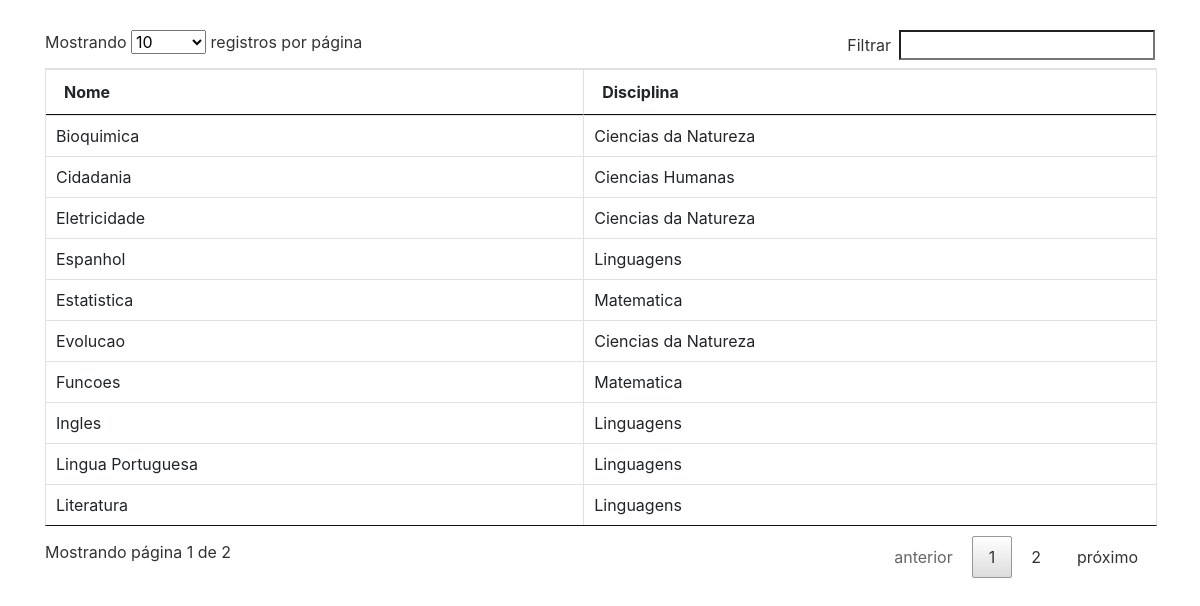
/listagem-assunto.php, run on the app's committed database.
### tables this page shows
CREATE TABLE IF NOT EXISTS `assunto` (
  `id` int(11) NOT NULL AUTO_INCREMENT,
  `nome` varchar(20) DEFAULT NULL,
  `disciplina` varchar(30) NOT NULL,
  PRIMARY KEY (`id`)
);

### listagem-assunto.php (the view, shortened to what this page needs)
<?php
    require_once 'conexao.php';
?>
<!DOCTYPE html>
<html lang="pt-br">
<head>
    <link rel="stylesheet" href="css/bootstrap.min.css">
    <link rel="stylesheet" href="css/datatable.css">
    <link rel="stylesheet" href="css/dataTables.bootstrap.min.css">
</head>
<body>
<div class="container" style="position:relative;top:30px;">
        <table id="tabela" class="table table-bordered table-hover">
            <thead>
                <tr class="th">
                    <th>Nome</th>
                    <th>Disciplina</th>
                </tr>
            </thead>
            <tbody>
                <?php
                    $sql = "SELECT * FROM assunto";
                    $resultado = mysqli_query($conn, $sql);
                    while($row = mysqli_fetch_array($resultado)):
                ?>
                <tr>
                    <td><?php echo utf8_encode($row['nome'])?></td>
                    <td><?php echo utf8_encode($row['disciplina'])?></td>
                </tr>
                <?php
                    endwhile;
                ?>
            </tbody>
        </table>
    </div>
</body>
</html>
</body>
</html>

### css/datatable.css (style rules this page uses)
table.dataTable { width:100%;margin:0 auto;clear:both;border-collapse:separate;border-spacing:0 }
table.dataTable thead th,table.dataTable tfoot th { font-weight:bold }
table.dataTable thead th,table.dataTable thead td { padding:10px 18px;border-bottom:1px solid #111 }
table.dataTable thead .sorting,table.dataTable thead .sorting_asc,table.dataTable thead .sorting_desc,table.dataTable thead .sorting_asc_disabled,table.dataTable thead .sorting_desc_disabled { cursor:pointer;*cursor:hand;background-repeat:no-repeat;background-position:center right }
table.dataTable thead .sorting { background-image:url("../images/sort_both.png") }
table.dataTable thead .sorting_asc { background-image:url("../images/sort_asc.png") }
table.dataTable tbody tr { background-color:#ffffff }
table.dataTable tbody th,table.dataTable tbody td { padding:8px 10px }
table.dataTable.no-footer { border-bottom:1px solid #111 }
table.dataTable,table.dataTable th,table.dataTable td { box-sizing:content-box }

### data on the page
assunto: nome "Funcoes", disciplina "Matematica"
assunto: nome "Estatistica", disciplina "Matematica"
assunto: nome "Literatura", disciplina "Linguagens"
assunto: nome "Ingles", disciplina "Linguagens"
assunto: nome "Espanhol", disciplina "Linguagens"
assunto: nome "Lingua Portuguesa", disciplina "Linguagens"
assunto: nome "Eletricidade", disciplina "Ciencias da Natureza"
assunto: nome "Evolucao", disciplina "Ciencias da Natureza"
assunto: nome "Bioquimica", disciplina "Ciencias da Natureza"
assunto: nome "Cidadania", disciplina "Ciencias Humanas"
